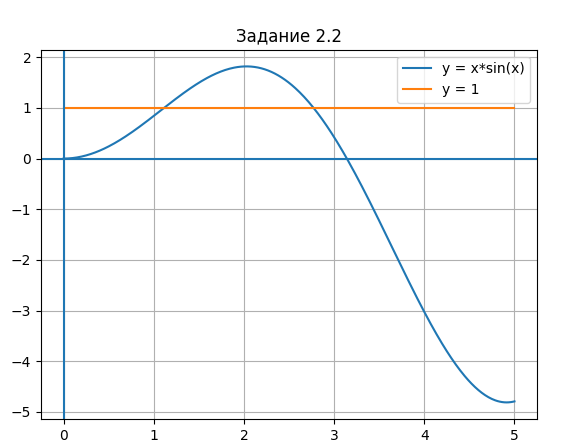

Recreate this plot in Python.
import numpy as np
import matplotlib.pyplot as plt

x = np.linspace(0,5,400)

y1 = x*np.sin(x)
y2 = np.ones_like(x)

plt.figure()
plt.plot(x,y1,label="y = x*sin(x)")
plt.plot(x,y2,label="y = 1")

plt.axhline(0)
plt.axvline(0)

plt.grid()
plt.legend()
plt.title("Задание 2.2")
plt.show()
